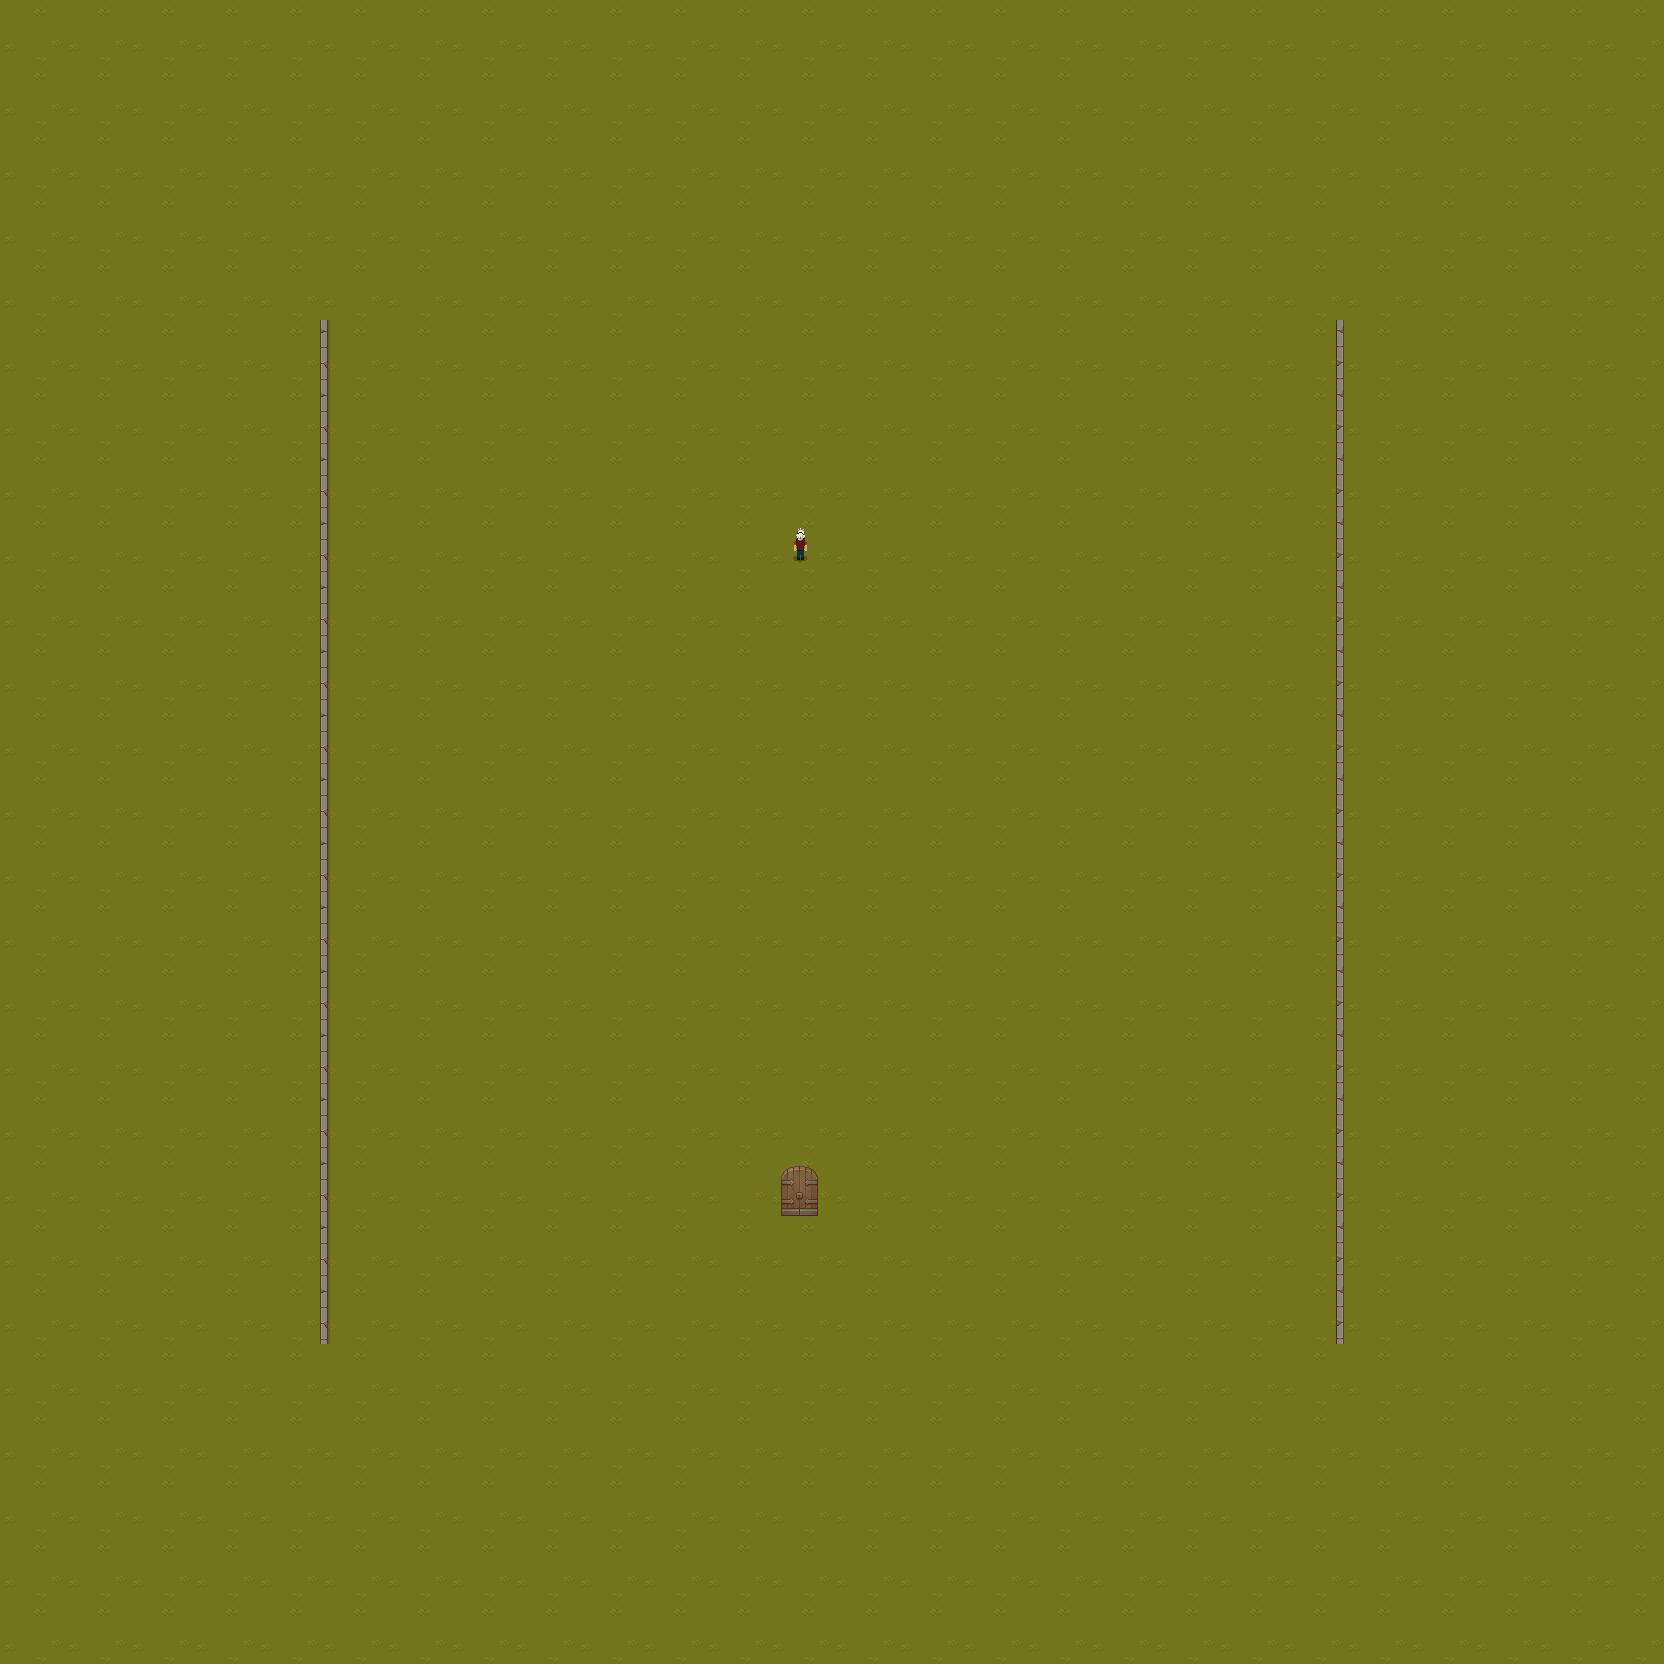

Tiled map render using the project's own tile images. Description and the map definition, with tile-layer contents summarised, below:
An orthogonal 26x26 tile map with 64x64 px tiles, 5 tile layers (Grass, Wall linksrechts, Struct, Props, ...), 2 hidden layers not drawn, 6 tilesets.

<map version="1.8" tiledversion="1.8.2" orientation="orthogonal" renderorder="right-down" width="26" height="26" tilewidth="64" tileheight="64" infinite="0" nextlayerid="8" nextobjectid="1">
 <editorsettings>
  <export target="level_0/level_0.csv" format="csv" />
 </editorsettings>
 <tileset firstgid="1" source="TX Tileset Grass.tsx" />
 <tileset firstgid="17" source="TX Tileset Wall_2.tsx" />
 <tileset firstgid="81" source="_down idle.tsx" />
 <tileset firstgid="89" source="TX Props_2.tsx" />
 <tileset firstgid="153" source="TX Struct.tsx" />
 <tileset firstgid="217" source="TX Plant.tsx" />
 <layer id="1" name="Grass" width="26" height="26">
  <data>[676 cells, 676 non-empty, 1 distinct tile ids]</data>
 </layer>
 <layer id="7" name="Plant" width="26" height="26" visible="0" locked="1">
  <data>[676 cells, 0 non-empty, 0 distinct tile ids]</data>
 </layer>
 <layer id="2" name="Wall obenunten" width="26" height="26" visible="0">
  <data>[676 cells, 30 non-empty, 2 distinct tile ids]</data>
 </layer>
 <layer id="3" name="Wall linksrechts" width="26" height="26">
  <data>[676 cells, 32 non-empty, 2 distinct tile ids]</data>
 </layer>
 <layer id="6" name="Struct" width="26" height="26">
  <data>[676 cells, 0 non-empty, 0 distinct tile ids]</data>
 </layer>
 <layer id="5" name="Props" width="26" height="26">
  <data>[676 cells, 1 non-empty, 1 distinct tile ids]</data>
 </layer>
 <layer id="4" name="Player" width="26" height="26">
  <data>[676 cells, 1 non-empty, 1 distinct tile ids]</data>
 </layer>
</map>
